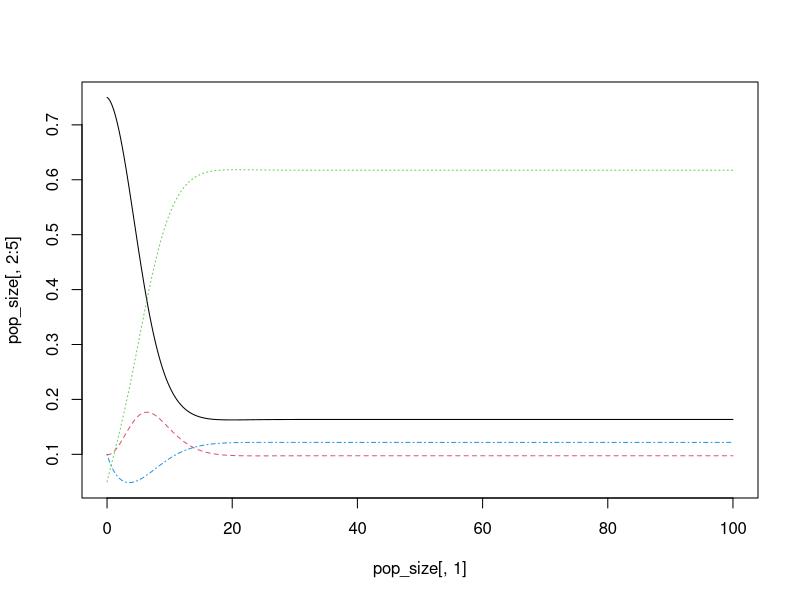
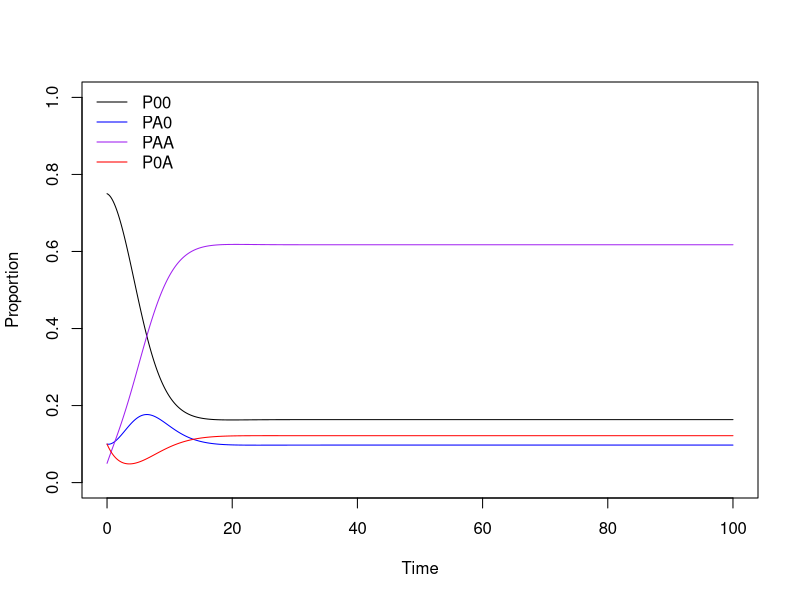
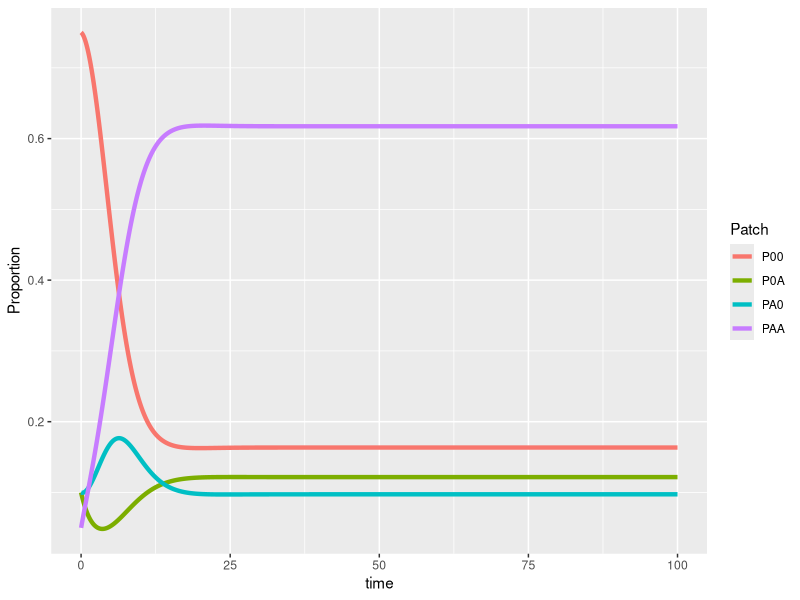
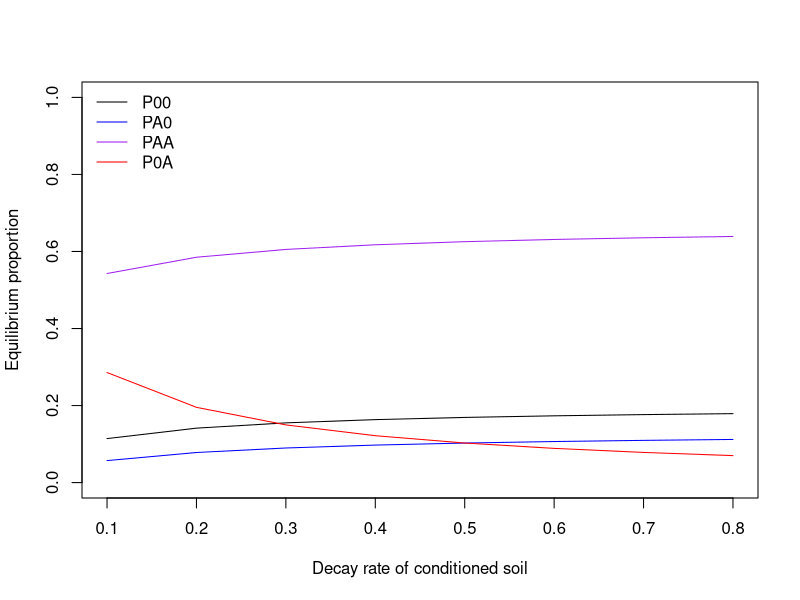
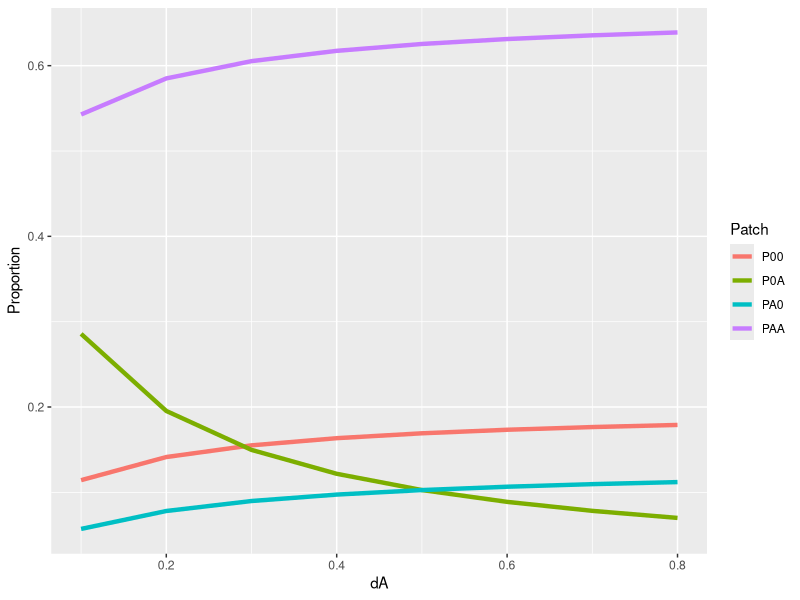

Source code (R) for these figures, in order:
## ---- chunk 1
library(deSolve)
library(ggplot2)
library(tidyr)


### Model specification
PSF = function(Time, State, Pars){
  with(as.list(c(State, Pars)),{
    dP00_dt = - rA * (PA0 + PAA) * P00 + mA * PA0 + dA * P0A 
    dPA0_dt = rA * (PA0 + PAA) * P00 - cA * PA0 - mA * PA0
    dPAA_dt = cA * PA0 + alpha * rA * (PA0 + PAA) * P0A - mA * PAA
    dP0A_dt = mA * PAA - alpha * rA * (PA0 + PAA) * P0A - dA * P0A
    return(list(c(dP00_dt, dPA0_dt, dPAA_dt, dP0A_dt)))
  })
}


#### Set simulation parameters with the 'quick simulation parameters'
pars = c(rA = 0.5,
         mA = 0.1,
         cA = 0.5,
         dA = 0.4,
         alpha = 0.3)


#### Set initial condition and time steps
times = seq(0, 100, by = 0.1)
ini = c(P00 = 0.75, PA0 = 0.1, PAA = 0.05, P0A = 0.1)


#### Run the simulation
pop_size = ode(func = PSF, y = ini, parms = pars, times = times)


#### Check if simulations reached stable point 
tail(pop_size)
rowSums(tail(pop_size[, -1]))

## ---- chunk 2

#### Plot (matplot)
matplot(x = pop_size[, 1], y = pop_size[, 2:5], type = "l")

## ---- chunk 3

#### Plot (base R)
plot(x = range(times), y = c(0,1), type = "n", xlab = "Time", ylab = "Proportion")
lines(P00 ~ time, data = pop_size, col = "black")
lines(PA0 ~ time, data = pop_size, col = "blue")
lines(PAA ~ time, data = pop_size, col = "purple")
lines(P0A ~ time, data = pop_size, col = "red")
legend("topleft", 
       legend = c("P00", "PA0", "PAA", "P0A"), 
       col = c("black", "blue", "purple", "red"), lty = 1, bty = "n")
## ---- chunk 4

### ggplot course website version
pop_size %>%
  as.data.frame() %>%
  gather(key = "Patch", value = "Proportion", -time) %>%
  ggplot(aes(x = time, y = Proportion, color = Patch)) +
  geom_line(linewidth = 1.5)
## ---- chunk 5

### For-loop over different parameter values 
### Parameter range and saving space setup
dA_seq <- seq(from = 0.1, to = 0.8, by = 0.1)
Data <- as.data.frame(matrix(0, nrow = length(dA_seq), ncol = 6))
names(Data) <- c("dA", "time", "P00", "PA0", "PAA", "P0A")
Data[, 1] <- dA_seq

### Use for loop to change the parameter every time
for(i in 1:length(dA_seq)){
  
  # Set simulation parameters
  pars_new <- c(rA = 0.5, mA = 0.1, cA = 0.5, dA = dA_seq[i], alpha = 0.3)
  
  # Simulate
  pop_size_new <- ode(func = PSF, y = ini, parms = pars_new, times = times)
  
  # Save results
  Data[i, c(2:6)] <- pop_size_new[length(times), ]
}

## ---- chunk 6
### Plot resulting equilibrium against different dA  
plot(x = range(dA_seq), y = c(0,1), type = "n", 
     xlab = "Decay rate of conditioned soil", 
     ylab = "Equilibrium proportion")
lines(P00 ~ dA, data = Data, col = "black")
lines(PA0 ~ dA, data = Data, col = "blue")
lines(PAA ~ dA, data = Data, col = "purple")
lines(P0A ~ dA, data = Data, col = "red")
legend("topleft", 
       legend = c("P00", "PA0", "PAA", "P0A"), 
       col = c("black", "blue", "purple", "red"), lty = 1, bty = "n")

## ---- chunk 7

### ggplot course website version
Data %>%
  as.data.frame() %>%
  gather(key = "Patch", value = "Proportion",-dA, -time) %>%
  ggplot(aes(x = dA, y = Proportion, color = Patch)) +
  geom_line(linewidth = 1.5)
